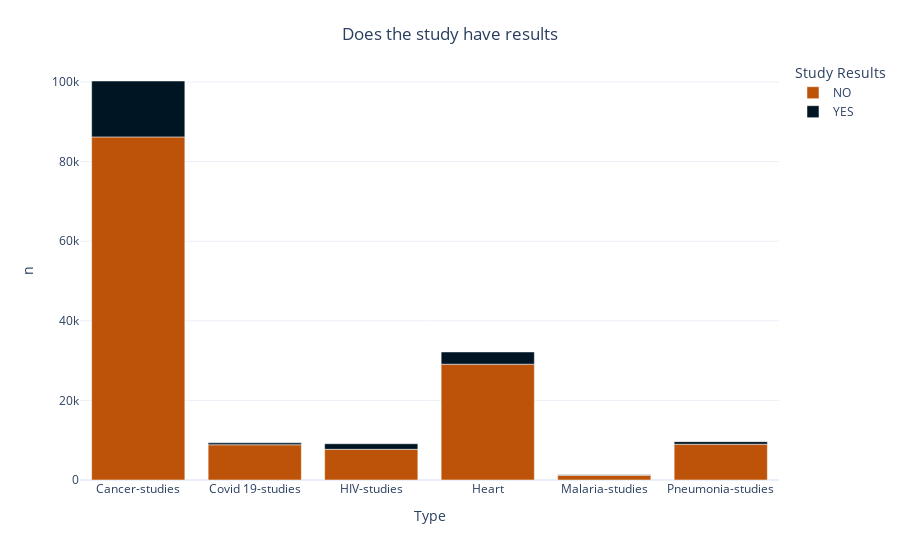

Notebook code cell kept with this figure:
### Code cell
y = df['Study Results'].value_counts().reset_index()
display(y) # the study results are just yes or no

results  = df.groupby(['Study Results','Type']).size().reset_index().rename(columns = {0:'n'})
fig = px.bar(results,x ='Type',y ='n',color = 'Study Results' ,color_discrete_sequence=colors[:1]+colors[-1:], template='plotly_white')
fig.update_layout(title_text='Does the study have results', title_x=0.5, title_y=0.95)
fig.show()

### Figure 1 — Plotly figure (JSON) as saved in the notebook; plotly's stock layout.template omitted (floating-point values rounded to 4 significant figures)
{"data": [{"alignmentgroup": "True", "hovertemplate": "Study Results=NO<br>Type=%{x}<br>n=%{y}<extra></extra>", "legendgroup": "NO", "marker": {"color": "#BC5308", "pattern": {"shape": ""}}, "name": "NO", "offsetgroup": "NO", "orientation": "v", "showlegend": true, "textposition": "auto", "type": "bar", "x": ["Cancer-studies", "Covid 19-studies", "HIV-studies", "Heart", "Malaria-studies", "Pneumonia-studies"], "xaxis": "x", "y": [86209, 8861, 7715, 29100, 1178, 8987], "yaxis": "y"}, {"alignmentgroup": "True", "hovertemplate": "Study Results=YES<br>Type=%{x}<br>n=%{y}<extra></extra>", "legendgroup": "YES", "marker": {"color": "#001524", "pattern": {"shape": ""}}, "name": "YES", "offsetgroup": "YES", "orientation": "v", "showlegend": true, "textposition": "auto", "type": "bar", "x": ["Cancer-studies", "Covid 19-studies", "HIV-studies", "Heart", "Malaria-studies", "Pneumonia-studies"], "xaxis": "x", "y": [14053, 481, 1398, 3076, 152, 653], "yaxis": "y"}], "layout": {"barmode": "relative", "legend": {"title": {"text": "Study Results"}, "tracegroupgap": 0}, "margin": {"t": 60}, "title": {"text": "Does the study have results", "x": 0.5, "y": 0.95}, "xaxis": {"anchor": "y", "domain": [0, 1], "title": {"text": "Type"}}, "yaxis": {"anchor": "x", "domain": [0, 1], "title": {"text": "n"}}}}
